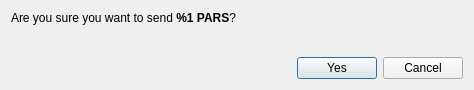
<?xml version="1.0" encoding="UTF-8"?>
<ui version="4.0">
 <class>ConfirmSendDialog</class>
 <widget class="QDialog" name="ConfirmSendDialog">
  <property name="windowModality">
   <enum>Qt::ApplicationModal</enum>
  </property>
  <property name="geometry">
   <rect>
    <x>0</x>
    <y>0</y>
    <width>474</width>
    <height>90</height>
   </rect>
  </property>
  <property name="windowTitle">
   <string>Confirm sending %1 XAT</string>
  </property>
  <layout class="QVBoxLayout" name="verticalLayout">
   <item>
    <layout class="QVBoxLayout" name="verticalLayout_2">
     <item>
      <widget class="QLabel" name="m_confirmLabel">
       <property name="text">
        <string>&lt;html&gt;&lt;head/&gt;&lt;body&gt;&lt;p&gt;Are you sure you want to send &lt;strong&gt;%1 PARS&lt;/strong&gt;?&lt;/p&gt;&lt;/body&gt;&lt;/html&gt;</string>
       </property>
       <property name="textFormat">
        <enum>Qt::RichText</enum>
       </property>
      </widget>
     </item>
     <item>
      <widget class="QLabel" name="m_paymentIdLabel">
       <property name="text">
        <string/>
       </property>
       <property name="textFormat">
        <enum>Qt::RichText</enum>
       </property>
      </widget>
     </item>
    </layout>
   </item>
   <item>
    <spacer name="verticalSpacer">
     <property name="orientation">
      <enum>Qt::Vertical</enum>
     </property>
     <property name="sizeHint" stdset="0">
      <size>
       <width>20</width>
       <height>40</height>
      </size>
     </property>
    </spacer>
   </item>
   <item>
    <layout class="QHBoxLayout" name="horizontalLayout_2">
     <item>
      <spacer name="horizontalSpacer">
       <property name="orientation">
        <enum>Qt::Horizontal</enum>
       </property>
       <property name="sizeHint" stdset="0">
        <size>
         <width>40</width>
         <height>20</height>
        </size>
       </property>
      </spacer>
     </item>
     <item>
      <widget class="QPushButton" name="m_okButton">
       <property name="text">
        <string>Yes</string>
       </property>
       <property name="icon">
        <iconset resource="../../resources.qrc">
         <normaloff>:/icons/transaction</normaloff>:/icons/transaction</iconset>
       </property>
      </widget>
     </item>
     <item>
      <widget class="QPushButton" name="m_cancelButton">
       <property name="text">
        <string>Cancel</string>
       </property>
       <property name="icon">
        <iconset resource="../../resources.qrc">
         <normaloff>:/icons/cancel</normaloff>:/icons/cancel</iconset>
       </property>
      </widget>
     </item>
    </layout>
   </item>
  </layout>
 </widget>
 <resources>
  <include location="../../resources.qrc"/>
 </resources>
 <connections>
  <connection>
   <sender>m_okButton</sender>
   <signal>clicked()</signal>
   <receiver>ConfirmSendDialog</receiver>
   <slot>accept()</slot>
   <hints>
    <hint type="sourcelabel">
     <x>500</x>
     <y>62</y>
    </hint>
    <hint type="destinationlabel">
     <x>276</x>
     <y>44</y>
    </hint>
   </hints>
  </connection>
  <connection>
   <sender>m_cancelButton</sender>
   <signal>clicked()</signal>
   <receiver>ConfirmSendDialog</receiver>
   <slot>reject()</slot>
   <hints>
    <hint type="sourcelabel">
     <x>417</x>
     <y>62</y>
    </hint>
    <hint type="destinationlabel">
     <x>276</x>
     <y>44</y>
    </hint>
   </hints>
  </connection>
 </connections>
</ui>
